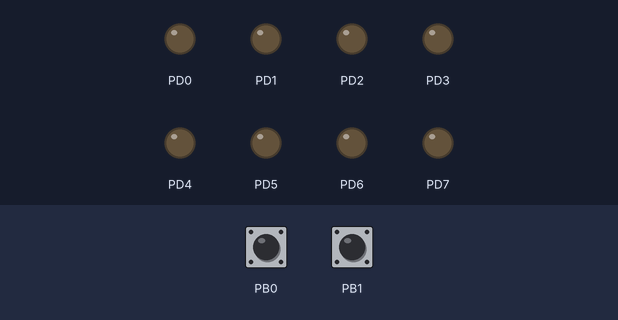
This program was run on a simulated ATmega32, built with avr-gcc and emulated at 16 MHz. On the bench: output pins drawn as LEDs (lit = HIGH). The inputs (shaded band) are chosen by the test bench; at power-on: PB0 HIGH, PB1 HIGH.

Above: at 1.2 s.
1.3 s: PB0 pulled LOW for 0.15 s
At 2.1 s:
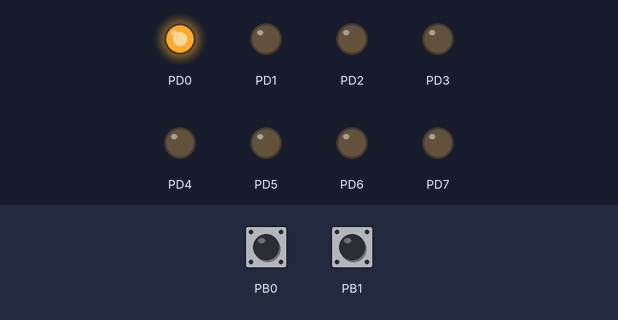
At 3.0 s:
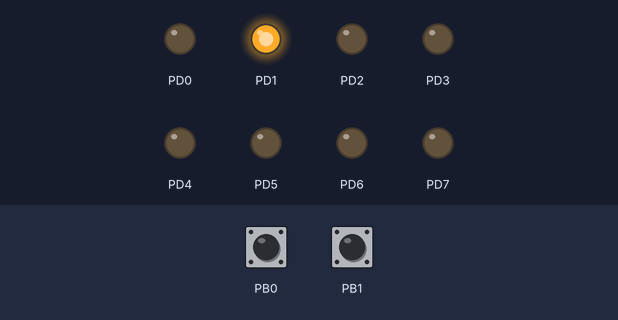
7.4 s: PB1 pulled LOW for 3.2 s
At 13.0 s:
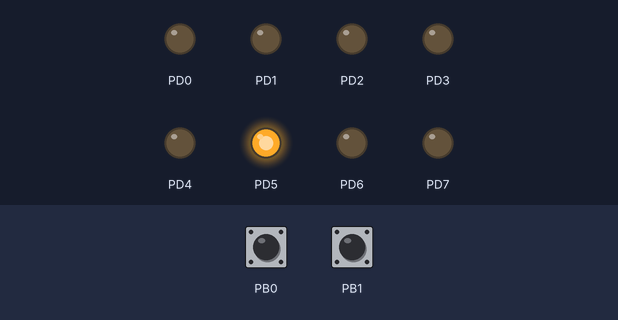
Timing chart, 0 to 18.8 s (numbered marks = the images above; inputs shaded):
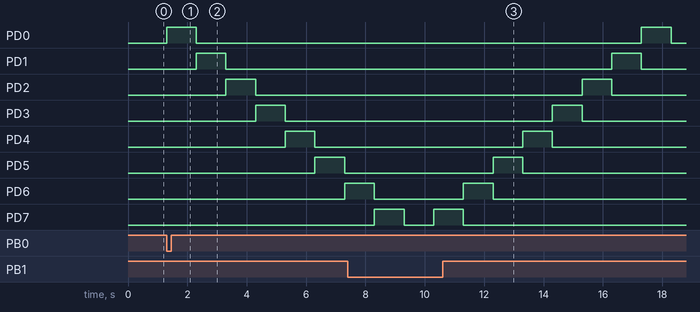

Measured:
- after the input at 1.3 s, PD0: LOW → HIGH at once, → LOW 1.0 s later; PD1: LOW → HIGH after 1.0 s, → LOW 1.0 s later; PD2: LOW → HIGH after 2.0 s, → LOW 1.0 s later; PD3: LOW → HIGH after 3.0 s, → LOW 1.0 s later; PD4: LOW → HIGH after 4.0 s, → LOW 1.0 s later
- after the input at 7.4 s, PD0: LOW → HIGH after 9.9 s, → LOW 1.0 s later; PD1: LOW → HIGH after 8.9 s, → LOW 1.0 s later; PD2: LOW → HIGH after 7.9 s, → LOW 1.0 s later; PD3: LOW → HIGH after 6.9 s, → LOW 1.0 s later; PD4: LOW → HIGH after 5.9 s, → LOW 1.0 s later
- by itself, PD7: alternates HIGH for 1.0 s and LOW for 1.0 s, 4 changes in all, then stays LOW

The program:

Lab1_Problem6a.c
```c
#define F_CPU 16000000UL       	// XTAL = 16MHZ = 8000000Hz
#include <util/delay.h>	// _delay_ms(d) and _delay_us(d)
#include <avr/io.h>
void led_patern1()
{
    int i;
	for(i=0;i<=8;i++)
	{
	   PORTD=(1<<i);
	   _delay_ms(1000);
        }
	PORTD=0x00;
}

void led_patern2()
{
    int i;
	for(i=7;i>=0;i--)
	{
	   	PORTD=(1<<i);
		_delay_ms(1000);
        }
	PORTD=0x00;
}

int main(void)
{
	DDRD = 0xFF;    		//PORTD is output
	DDRB =0x00;             //PORTB is input
	PORTB = 0xFF;           // connect pull-up resistor
	while (1)
	{
	    if((PINB&(1<<0))==0)
		{
                 led_patern1();
                }
	    if((PINB&(1<<1))==0)
		{
                led_patern2();
                }

         }

	return 0;
}
```
